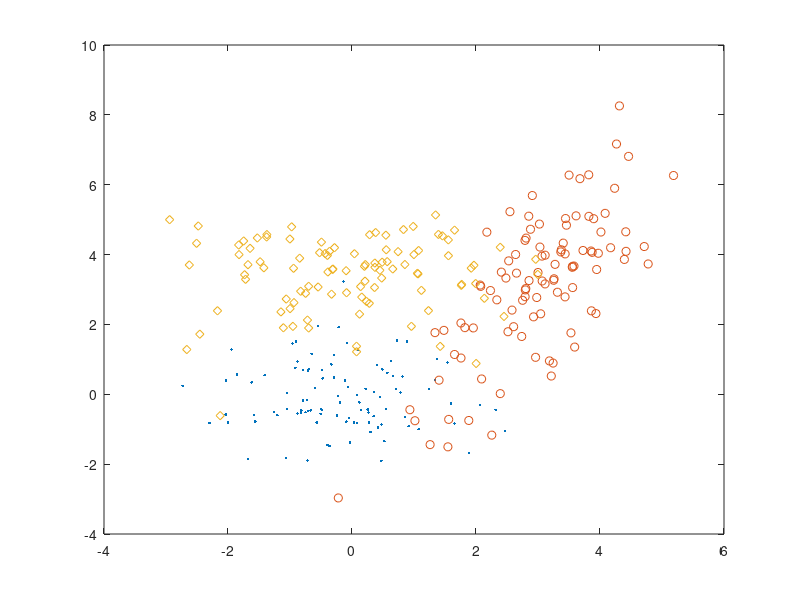

Reproduce this figure in MATLAB.

clear;
N = 100;

m1=repmat([0,0], N, 1);
S1= [1 0 ; 0 1];
X1=randn(N, 2) * sqrtm(S1) + m1;

m2=repmat([3,3], N, 1);
S2= [1 1.6 ; 1.6 4];
X2=randn(N, 2) * sqrtm(S2) + m2;

m3=repmat([0, 3.5], N, 1);
S3= [2 0 ; 0 1];
X3=randn(N, 2) * sqrtm(S3) + m3;



plot(X1(:, 1), X1(:, 2), '.');
hold on;
plot(X2(:, 1), X2(:, 2), 'o');
hold on;
plot(X3(:, 1), X3(:, 2), 'd');

save data4_1 X1 X2 X3

